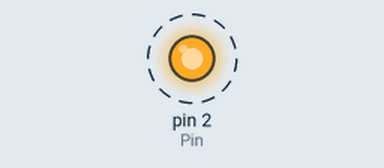
This sketch was run on a simulated Arduino Uno, built with avr-gcc and run on an emulated ATmega328P. Parts: output pins drawn as LEDs (lit = HIGH). Dashed ring = blinking.

Above: at 0.5 s.
Timing chart, 0 to 4.6 s (numbered marks = the images above):
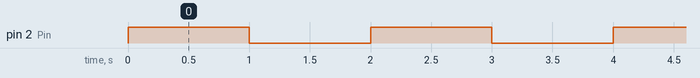

Measured:
- by itself, pin 2 (Pin): alternates HIGH for 1.0 s and LOW for 1.0 s

The sketch:

timerSample.ino
```cpp
//計時器範例
#include <Timer.h>

Timer t2;

void setup() {

  pinMode(2, OUTPUT); // Pin: Output Mode

  // 以oscillate設定每幾毫秒切換一次狀態(方波) 參數:第幾腳/週期幾毫秒/初始狀態
  t2.oscillate(2, 1000, HIGH);

}

void loop() {

  // 呼叫timer的update，運作更新狀態
  t2.update();

}
```
